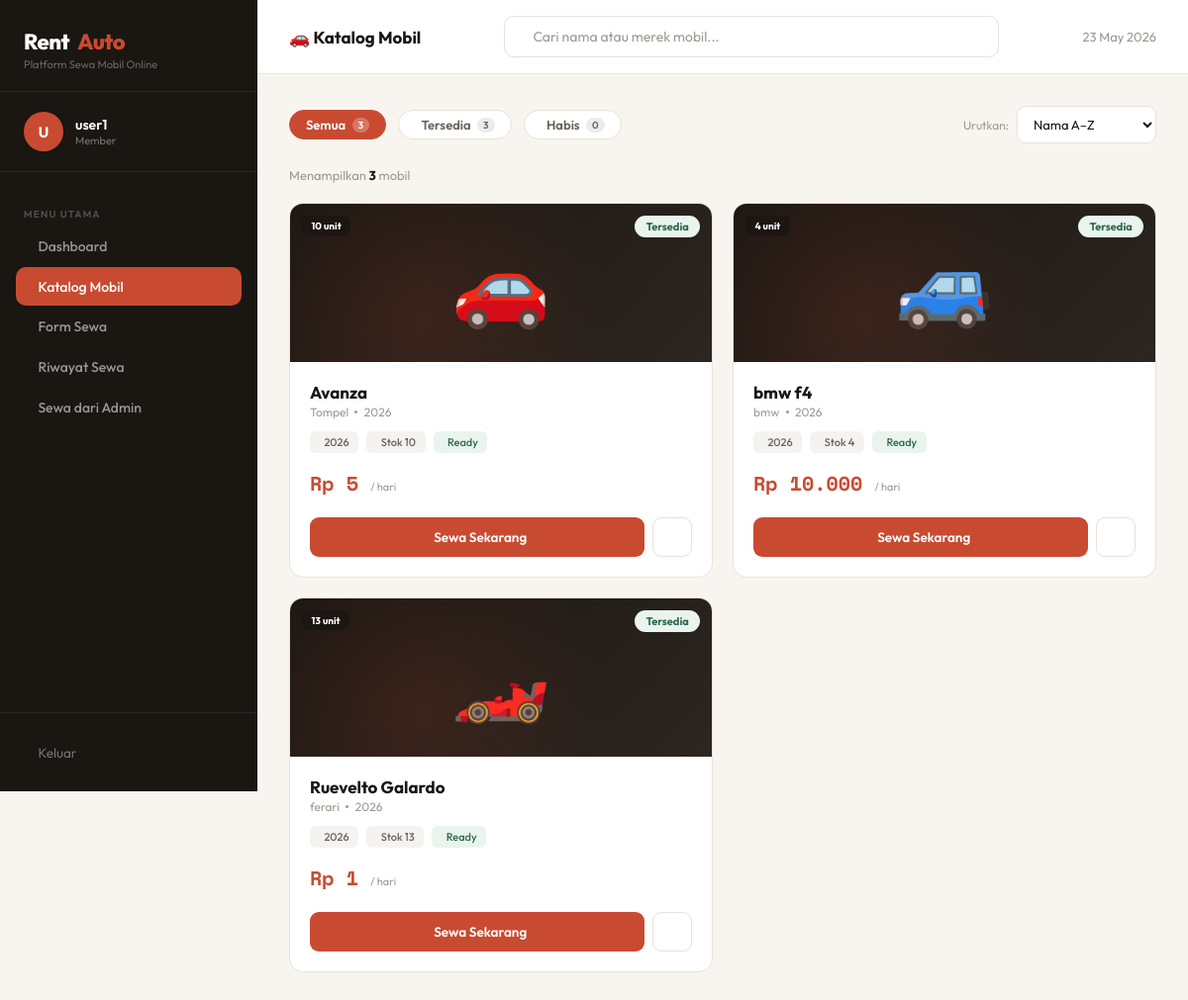
Page /lihat_mobil.php (signed in) on the committed database.
### tables this page shows
CREATE TABLE `mobil` (
  `id_mobil` int(11) NOT NULL,
  `nama_mobil` varchar(100) DEFAULT NULL,
  `merek` varchar(100) DEFAULT NULL,
  `tahun` year(4) DEFAULT NULL,
  `harga_per_hari` decimal(15,2) DEFAULT NULL,
  `stok` int(11) DEFAULT 1,
  `status` enum('tersedia','habis') DEFAULT 'tersedia'
);

### lihat_mobil.php (the view, shortened to what this page needs)
<?php
$conn = mysqli_connect("localhost", "root", "zwei1", "rental_mobil");
$search  = isset($_GET['q']) ? mysqli_real_escape_string($conn, $_GET['q']) : '';
$filter  = isset($_GET['filter']) ? $_GET['filter'] : 'semua';
$sort    = isset($_GET['sort']) ? $_GET['sort'] : 'nama';
$where = "WHERE 1=1";
$order = "ORDER BY ";
if ($sort == 'harga_asc')  $order .= "harga_per_hari ASC";
elseif ($sort == 'harga_desc') $order .= "harga_per_hari DESC";
elseif ($sort == 'tahun')  $order .= "tahun DESC";
else $order .= "nama_mobil ASC";
$daftar_mobil = mysqli_query($conn, "SELECT * FROM mobil $where $order");
$total_mobil  = mysqli_num_rows($daftar_mobil);
$stat_tersedia = mysqli_fetch_assoc(mysqli_query($conn, "SELECT COUNT(*) c FROM mobil WHERE status='tersedia' AND stok>0"))['c'];
$stat_habis    = mysqli_fetch_assoc(mysqli_query($conn, "SELECT COUNT(*) c FROM mobil WHERE status='habis' OR stok<=0"))['c'];
$stat_semua    = mysqli_fetch_assoc(mysqli_query($conn, "SELECT COUNT(*) c FROM mobil"))['c'];
?>
<!DOCTYPE html>
<html lang="id">
<head>
  <link rel="stylesheet" href="https://cdn.jsdelivr.net/npm/@tabler/icons-webfont@latest/tabler-icons.min.css">
</head>
<body>
<aside class="sidebar">
  <div class="sidebar-brand">
    <div class="brand-logo">Rent<span class="brand-dot">Auto</span></div>
    <div class="brand-tagline">Platform Sewa Mobil Online</div>
  </div>
  <div class="sidebar-user">
    <div class="user-av"><?= strtoupper(substr($_SESSION['username'],0,1)) ?></div>
    <div>
      <div class="user-nm"><?= htmlspecialchars($_SESSION['username']) ?></div>
      <div class="user-rl">Member</div>
    </div>
  </div>
  <nav class="sidebar-nav">
    <div class="nav-label">Menu Utama</div>
    <a href="dasboard.php?tab=catalog" class="nav-item">
      <i class="ti ti-layout-dashboard"></i> Dashboard
    </a>
    <a href="lihat_mobil.php" class="nav-item active">
      <i class="ti ti-car"></i> Katalog Mobil
    </a>
    <a href="sewa_mobil.php" class="nav-item">
      <i class="ti ti-file-plus"></i> Form Sewa
    </a>
    <a href="dasboard.php?tab=riwayat" class="nav-item">
      <i class="ti ti-clock-history"></i> Riwayat Sewa
    </a>
    <a href="dasboard.php?tab=sewa_admin" class="nav-item">
      <i class="ti ti-shield-check"></i> Sewa dari Admin
    </a>
  </nav>
  <div class="sidebar-footer">
    <a href="?logout=1" class="logout-link"><i class="ti ti-logout"></i> Keluar</a>
  </div>
</aside>
<main class="main">
  <div class="topbar">
    <div class="page-ttl">🚗 Katalog Mobil</div>
    <form method="GET" action="lihat_mobil.php" style="display:flex;gap:0.75rem;align-items:center;flex:1;max-width:500px;margin:0 auto;">
      <div class="search-bar" style="flex:1;max-width:100%;">
        <input type="text" name="q" placeholder="Cari nama atau merek mobil..." value="<?= htmlspecialchars($search) ?>">
      </div>
    </form>
    <div style="font-size:13px;color:var(--muted);white-space:nowrap;">
      <i class="ti ti-calendar"></i> <?= date('d M Y') ?>
    </div>
  </div>
  <div class="content">
    <div class="filter-row">
      <a href="?filter=semua&sort=<?= $sort ?>&q=<?= urlencode($search) ?>" class="chip <?= $filter=='semua'?'active':'' ?>">
        Semua <span class="chip-count"><?= $stat_semua ?></span>
      </a>
      <a href="?filter=tersedia&sort=<?= $sort ?>&q=<?= urlencode($search) ?>" class="chip <?= $filter=='tersedia'?'active':'' ?>">
        <i class="ti ti-check" style="font-size:13px;"></i> Tersedia <span class="chip-count"><?= $stat_tersedia ?></span>
      </a>
      <a href="?filter=habis&sort=<?= $sort ?>&q=<?= urlencode($search) ?>" class="chip <?= $filter=='habis'?'active':'' ?>">
        <i class="ti ti-ban" style="font-size:13px;"></i> Habis <span class="chip-count"><?= $stat_habis ?></span>
      </a>
      <div style="margin-left:auto;display:flex;align-items:center;gap:0.5rem;">
        <span style="font-size:12px;color:var(--muted);">Urutkan:</span>
        <select class="sort-select" onchange="applySort(this.value)">
          <option value="nama"      <?= $sort=='nama'?'selected':'' ?>>Nama A–Z</option>
        </select>
      </div>
    </div>
    <div class="result-info">
      Menampilkan <strong><?= $total_mobil ?></strong> mobil
    </div>
    <?php if($total_mobil == 0): ?>
    <div class="empty-state">
      <i class="ti ti-car-off"></i>
      <h3>Tidak Ada Mobil Ditemukan</h3>
      <p>Coba ubah kata kunci pencarian atau filter yang digunakan.</p>
      <a href="lihat_mobil.php" class="btn btn-outline" style="margin-top:1rem;display:inline-flex;">Reset Filter</a>
    </div>
    <?php else: ?>
    <div class="catalog-grid">
      <?php
      $icons = ['🚗','🚙','🏎️','🚕','🛻','🚐'];
      $i = 0;
      while($m = mysqli_fetch_assoc($daftar_mobil)):
        $icon = $icons[$i % count($icons)]; $i++;
        $tersedia = ($m['status']=='tersedia' && $m['stok'] > 0);
      ?>
      <div class="car-card <?= !$tersedia ? 'unavailable' : '' ?>">
        <div class="car-img">
          <?= $icon ?>
          <span class="stok-badge"><i class="ti ti-stack-2" style="font-size:11px;"></i> <?= $m['stok'] ?> unit</span>
          <?php if($tersedia): ?>
          <span class="car-badge avail"><i class="ti ti-check" style="font-size:10px;"></i> Tersedia</span>
          <?php else: ?>
          <span class="car-badge unavail"><i class="ti ti-ban" style="font-size:10px;"></i> Habis</span>
          <?php endif; ?>
        </div>
        <div class="car-body">
          <div class="car-name"><?= htmlspecialchars($m['nama_mobil']) ?></div>
          <div class="car-meta">
            <?= htmlspecialchars($m['merek']) ?>
            <span class="car-meta-dot"></span>
            <?= $m['tahun'] ?>
          </div>
          <div class="car-specs">
            <span class="spec-tag"><i class="ti ti-calendar"></i> <?= $m['tahun'] ?></span>
            <span class="spec-tag"><i class="ti ti-stack-2"></i> Stok <?= $m['stok'] ?></span>
            <?php if($tersedia): ?>
            <span class="spec-tag" style="background:var(--green-bg);color:var(--green);"><i class="ti ti-circle-check"></i> Ready</span>
            <?php else: ?>
            <span class="spec-tag" style="background:var(--red-bg);color:var(--red);"><i class="ti ti-circle-x"></i> Kosong</span>
            <?php endif; ?>
          </div>
          <div class="car-price">
            Rp <?= number_format($m['harga_per_hari'],0,',','.') ?>
            <span>/ hari</span>
          </div>
          <div class="car-actions">
            <?php if($tersedia): ?>
            <button class="btn btn-primary"
              onclick="openModal(<?= $m['id_mobil'] ?>,'<?= addslashes($m['nama_mobil']) ?>','<?= addslashes($m['merek']) ?>',<?= $m['tahun'] ?>,<?= $m['harga_per_hari'] ?>,<?= $m['stok'] ?>)">
              <i class="ti ti-car"></i> Sewa Sekarang
            </button>
            <a href="sewa_mobil.php?id=<?= $m['id_mobil'] ?>" class="btn btn-icon btn-outline" title="Form Sewa Lengkap">
            </a>
            <?php else: ?>
            <button class="btn btn-disabled" disabled>
              <i class="ti ti-ban"></i> Tidak Tersedia
            </button>
            <?php endif; ?>
          </div>
        </div>
      </div>
      <?php endwhile; ?>
    </div>
    <?php endif; ?>
  </div>
</main>
</body>
</html>

### rows in the picture
mobil: icon "🚗", stok "10", status "Tersedia", nama_mobil "Avanza", merek "Tompel", tahun "2026", harga_per_hari "5"
mobil: icon "🚙", stok "4", status "Tersedia", nama_mobil "bmw f4", merek "bmw", tahun "2026", harga_per_hari "10.000"
mobil: icon "🏎️", stok "13", status "Tersedia", nama_mobil "Ruevelto Galardo", merek "ferari", tahun "2026", harga_per_hari "1"

### other values in the picture
substr($_SESSION['username'],0,1) "U"
$_SESSION['username'] "user1"
$stat_semua "3"
$stat_tersedia "3"
$stat_habis "0"
$total_mobil "3"
